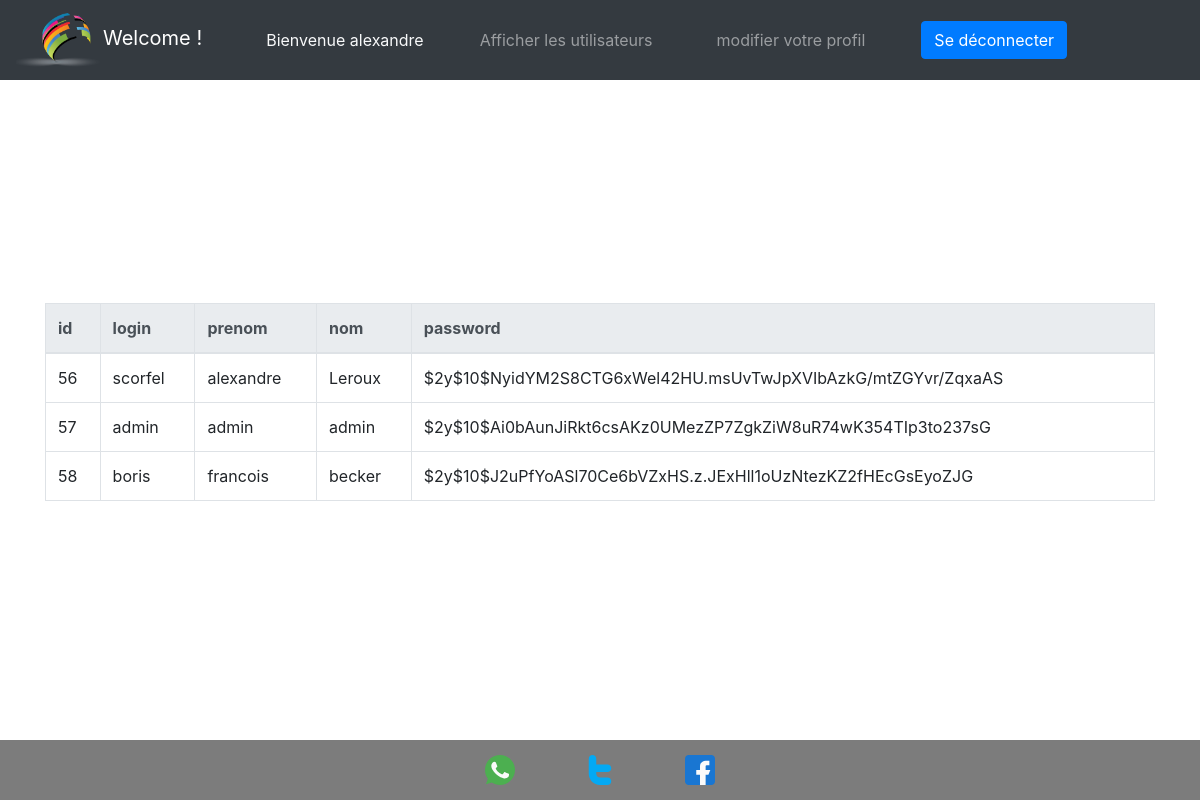
/admin.php (signed in), run on the app's committed database.
### tables this page shows
CREATE TABLE `utilisateurs` (
  `id` int(11) NOT NULL,
  `login` varchar(255) NOT NULL,
  `prenom` varchar(255) NOT NULL,
  `nom` varchar(255) NOT NULL,
  `password` varchar(255) NOT NULL
);

### admin.php (the view, shortened to what this page needs)
<!DOCTYPE html>
<html lang="fr">
<head>
    <link rel="stylesheet" href="https://cdn.jsdelivr.net/npm/bootstrap@4.5.3/dist/css/bootstrap.min.css">
    <link rel="stylesheet" href="CSS/style.css" />
</head>
<body>
<main>
<?php
        try
            {
                $bdd = new PDO('mysql:host=localhost;dbname=moduleconnexion;charset=utf8', 'root', 'root', array(PDO::ATTR_ERRMODE => PDO::ERRMODE_EXCEPTION));
            }
        catch (Exception $e)
            {
                die('Erreur : ' . $e->getMessage());
            }
?>
<?php include("code/header-admin.php"); ?>
<?php
     $req = $bdd->query('SELECT * FROM utilisateurs ');
     $donnees = $req->fetch(PDO::FETCH_ASSOC);
?>
<div class='container  table-responsive-lg'>
    <table class="table table-bordered table-hover ">
        <thead class="thead-light">
            <tr>
                    <?php
                            foreach ( $donnees as $key => $value)
                            {
                                echo '<th>'.$key.'</th> ';
                            }
                    ?>
            </tr>
        </thead>
        <tbody >
                <tr>
                        <?php
                                echo '<tr>';
                                foreach ( $donnees as $key => $value)
                                {
                                    echo '<td>' .$value.'</td>';
                                }
                                while (  (  $donnees = $req->fetch(PDO::FETCH_ASSOC))  != NULL)
                                {
                                    echo '<tr>';
                                    foreach ( $donnees as $key => $value){
                                        echo '<td>' .$value.'</td>';
                                            }
                                }
                        ?>
                </tr>
        </tbody>
    </table>
</div>
<?php include("code/footer.php");?>
</main>
</body>
</html>

### CSS/style.css (style rules this page uses)
html { height: 100% ! important; display: flex; flex-direction: column; justify-content: space-between; }
body { height: 100% ! important; display: flex; flex-direction: column; justify-content: space-between; }
main { height: 100% ! important; display: flex ! important; flex-direction: column ! important; justify-content: space-between ! important; }

### data on the page
utilisateurs: id "56", login "scorfel", prenom "alexandre", nom "Leroux", password "$2y$10$NyidYM2S8CTG6xWel42HU.msUvTwJpXVIbAzkG/mtZGYvr/ZqxaAS"
utilisateurs: id "57", login "admin", prenom "admin", nom "admin", password "$2y$10$Ai0bAunJiRkt6csAKz0UMezZP7ZgkZiW8uR74wK354TIp3to237sG"
utilisateurs: id "58", login "boris", prenom "francois", nom "becker", password "$2y$10$J2uPfYoASl70Ce6bVZxHS.z.JExHll1oUzNtezKZ2fHEcGsEyoZJG"

### other printed values
$_SESSION['prenom'] "alexandre"
$key "id"
$key "login"
$key "prenom"
$key "nom"
$key "password"
